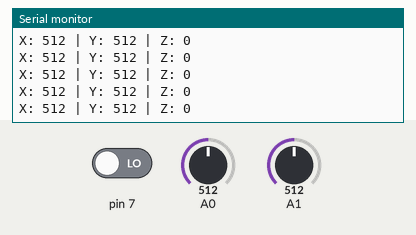
Simulated run of this sketch. Board: Arduino Uno, built with avr-gcc and run on an emulated ATmega328P. Shown: the last lines printed to the serial monitor. The test bench sets the inputs (shaded band); at power-on: A0 = 512, pin 7 LOW, A1 = 512.

Above: at 8.7 s.
8.8 s: A0 set to 987
At 8.87 s:
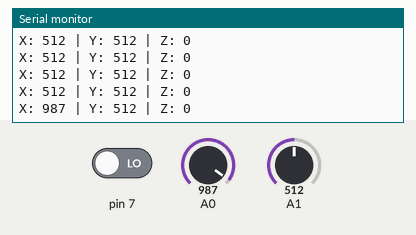
11.8 s: A0 set to 1014
At 11.89 s:
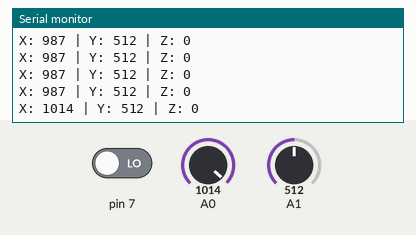
Timing chart, 0 to 14.3 s (numbered marks = the images above; inputs shaded):
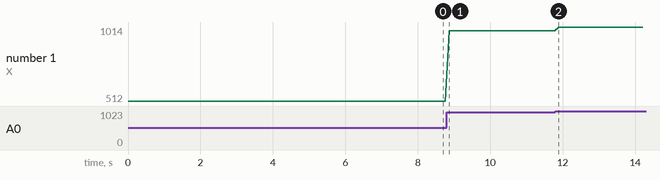

Measured:
- after the input at 8.8 s, the serial monitor: prints a new line after 0.07 s (image 1)
- after the input at 11.8 s, the serial monitor: prints a new line after 0.09 s (image 2)
- plotted number 1: 512 → 987 after the input at 8.8 s, 987 → 1014 after the input at 11.8 s

The sketch:

ex31_1.ino
```cpp
int val = 0;
void setup() {
  pinMode(7, INPUT);
  Serial.begin(9600);
}
void loop() {
  val = analogRead(0);
  Serial.print("X: ");
  Serial.print(val, DEC);
  val = analogRead(1);
  Serial.print(" | Y: ");
  Serial.print(val, DEC);
  val = digitalRead(7);
  Serial.print(" | Z: ");
  Serial.println(val, DEC);
  delay(100);
}
```
